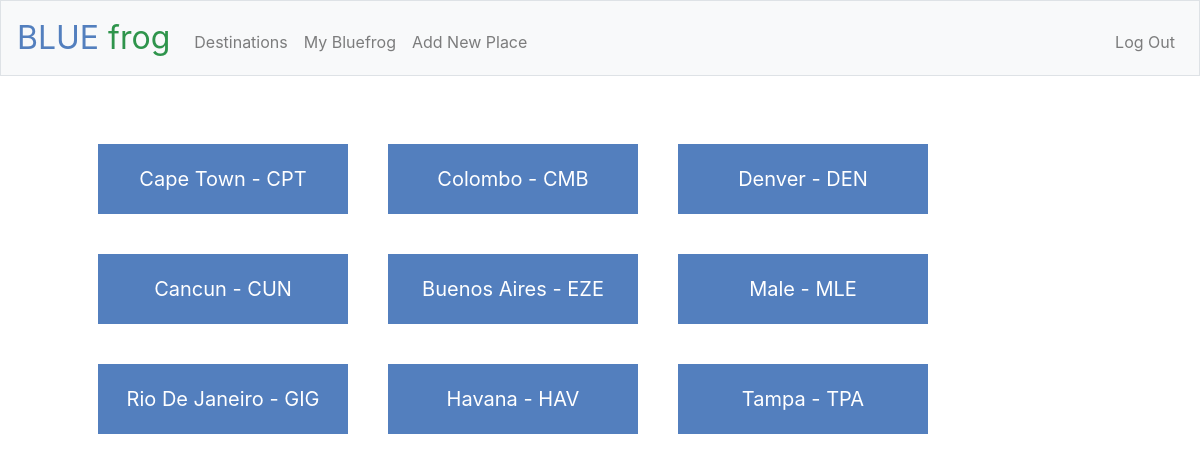
The page /destinations (signed in) on the database its author committed.
### tables this page shows
CREATE TABLE "destinations" (
	"id"	INTEGER NOT NULL,
	"destination"	TEXT,
	"iata"	TEXT NOT NULL,
	PRIMARY KEY("id" AUTOINCREMENT)
);

### app.py (the view)
@app.route("/destinations")
@login_required
def destinations():
    destinations = db.execute("SELECT * FROM destinations")
    dest_list = dict()
    for destination in destinations:
        dest_list.update({destination["destination"]:destination["iata"]})
    return render_template("destinations.html", dest_list = dest_list)

### app.py (called while the page is built)
@app.after_request
def after_request(response):
    response.headers["Cache-Control"] = "no-cache, no-store, must-revalidate"
    response.headers["Expires"] = 0
    response.headers["Pragma"] = "no-cache"
    return response

### helpers.py (called while the page is built)
def login_required(f):
    @wraps(f)
    def decorated_function(*args, **kwargs):
        if session.get("user_id") is None:
            return redirect("/login")
        return f(*args, **kwargs)
    return decorated_function

### templates/destinations.html (shortened to what this page needs)
{% extends "layout.html" %}
{% block main %}
      <div class="destinations">
            {% for destination, iata in dest_list.items() %}
            <div><a href={{ url_for('destination', iata=iata) }}>{{ destination }} - {{ iata }}</a></div>
            {% endfor %}
      </div>
{% endblock %}

### static/styles.css (style rules this page uses)
.destinations { display: flex; flex-wrap: wrap; align-content: center; }
.destinations > div { background-color: #537fbe; font-size: 20px; margin: 20px; padding: 20px; width: 250px; color: white; }
.destinations > div > a { color: white; }

### rows shown on the page
destinations: destination "Cape Town", iata "CPT"
destinations: destination "Colombo", iata "CMB"
destinations: destination "Denver", iata "DEN"
destinations: destination "Cancun", iata "CUN"
destinations: destination "Buenos Aires", iata "EZE"
destinations: destination "Male", iata "MLE"
destinations: destination "Rio De Janeiro", iata "GIG"
destinations: destination "Havana", iata "HAV"
destinations: destination "Tampa", iata "TPA"
